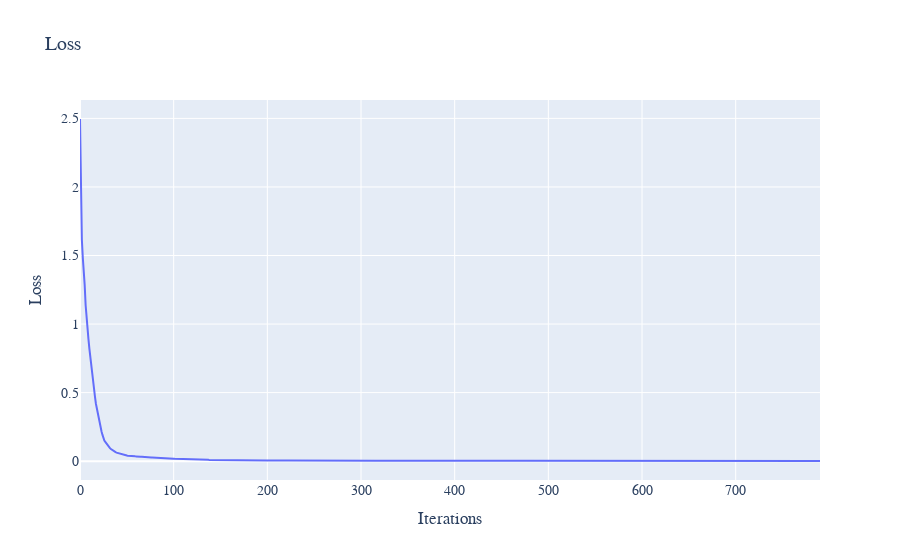

Notebook source saved alongside this figure:
### Code cell
avgs = np.convolve(losses, np.ones(10), 'valid') / 10
fig = make_subplots(rows=1, cols=1)
fig.add_trace(go.Scatter(x=np.arange(len(avgs)), y=avgs, mode='lines', name="Error at x=0.1"), row=1, col=1)
fig.update_layout(
    title="Loss",
    xaxis_title="Iterations",
    yaxis_title="Loss",
    font=dict(
        family="Courier New, monospace",
        size=14
    )
)
fig.show()

### Figure 1 — Plotly figure (JSON) as saved in the notebook; plotly's stock layout.template omitted (floating-point values rounded to 4 significant figures; data arrays with more than 128 entries replaced by an {"elided": "..."} marker saying what was removed)
{"data": [{"mode": "lines", "name": "Error at x=0.1", "type": "scatter", "x": {"elided": "791 int values"}, "xaxis": "x", "y": {"elided": "791 float values"}, "yaxis": "y"}], "layout": {"font": {"family": "Courier New, monospace", "size": 14}, "title": {"text": "Loss"}, "xaxis": {"anchor": "y", "domain": [0, 1], "title": {"text": "Iterations"}}, "yaxis": {"anchor": "x", "domain": [0, 1], "title": {"text": "Loss"}}}}
